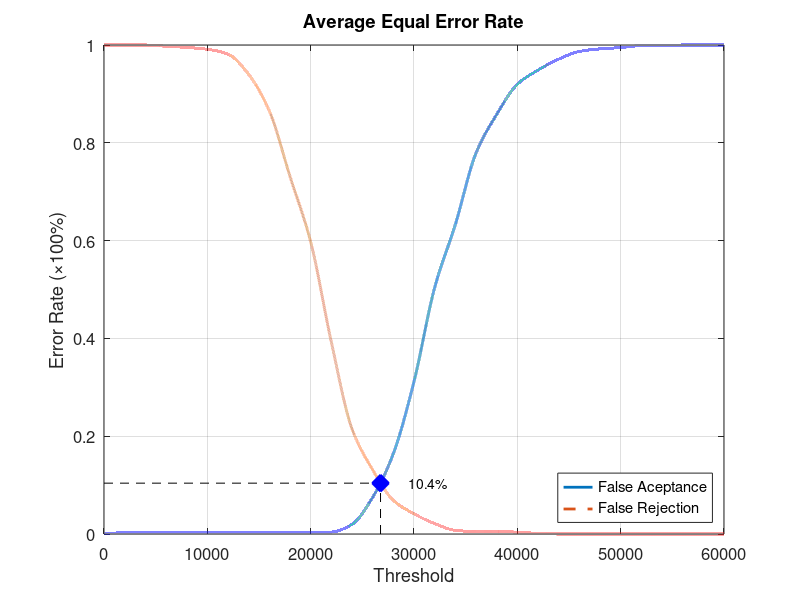
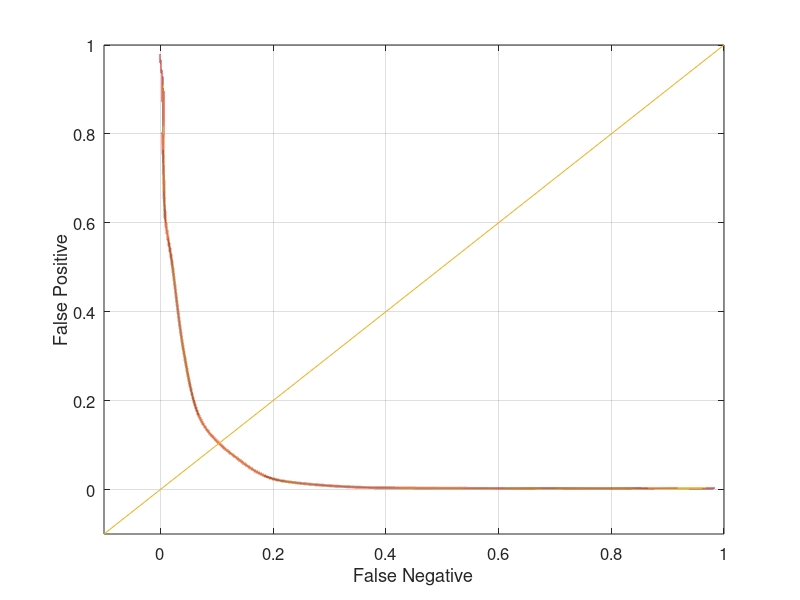

Write the MATLAB code that produced these figures, in order.
function yEER = Experiment1Average
close all;
clear;
clc;
x = 0:2000:60000;
xq = 0:0.5:60000;

y0 = [0 0.00263158 0.00263158 0.00263158 0.00263158 0.00263158 0.00263158 0.00263158 0.00263158 0.00263158 0.00263158 0.00394737 0.0197368 0.075 0.164474 0.311842 0.503947 0.632895 0.778947 0.857895 0.919737 0.948684 0.971053 0.986842 0.992105 0.994737 0.998684 0.998684 1 1 1];
yy0 = interp1(x, y0, xq, 'pchip');
y1 = [1 1 1 0.9975 0.995 0.99125 0.98125 0.94 0.865 0.73125 0.5975 0.3925 0.215 0.13125 0.06875 0.04125 0.02125 0.0075 0.005 0.005 0.00375 0.00125 0 0 0 0 0 0 0 0 0];
yy1 = interp1(x, y1, xq, 'pchip');

% Calculating EER: 
y2 = abs(y0 - y1);
find(y2 == min(y2))
yy2 = abs(yy0 - yy1);
xEER = find(yy2 == min(yy2));
xEERIndex = xq(xEER) % X-axis EER
yEER = yy0(xEER) % Y-axis EER

main = figure
plot(xq, yy0,'-','LineWidth', 2);	hold on
plot(xq, yy1,'--','LineWidth', 2);	hold on
plot([xEERIndex xEERIndex], [0 yEER], 'k--');	hold on
plot([0 xEERIndex], [yEER yEER], 'k--');	hold on
plot(xEERIndex, yEER, 'bx', 'LineWidth', 10);	hold on
text(xEERIndex + 10 * xEERIndex / 100, yEER, [num2str(round((10000 * yEER)) / 100) '%'])
legend('False Aceptance', 'False Rejection', 'Location', 'SouthEast')
xlabel('Threshold')
ylabel('Error Rate (\times100%)')
title('Average Equal Error Rate')
set(gca, 'FontSize', 12)
axis([0 60000 0 1])
grid on

print(main, 'Experiment1AverageMain', '-dpng');
FNRxFPR = figure('Color', [1 1 1]);
plot(yy1, yy0, '-', yy1, yy0, 'LineWidth', 2);
hold on
y = -0.1:0.1:1
plot(y, y); 
set(gca, 'FontSize', 12)
xlabel('False Negative')
ylabel('False Positive')
axis([-0.1 1 -0.1 1])
set(gca, 'FontSize', 12)
grid on

print(FNRxFPR, 'Experiment1AverageFNRxFPR','-dpng');
end
